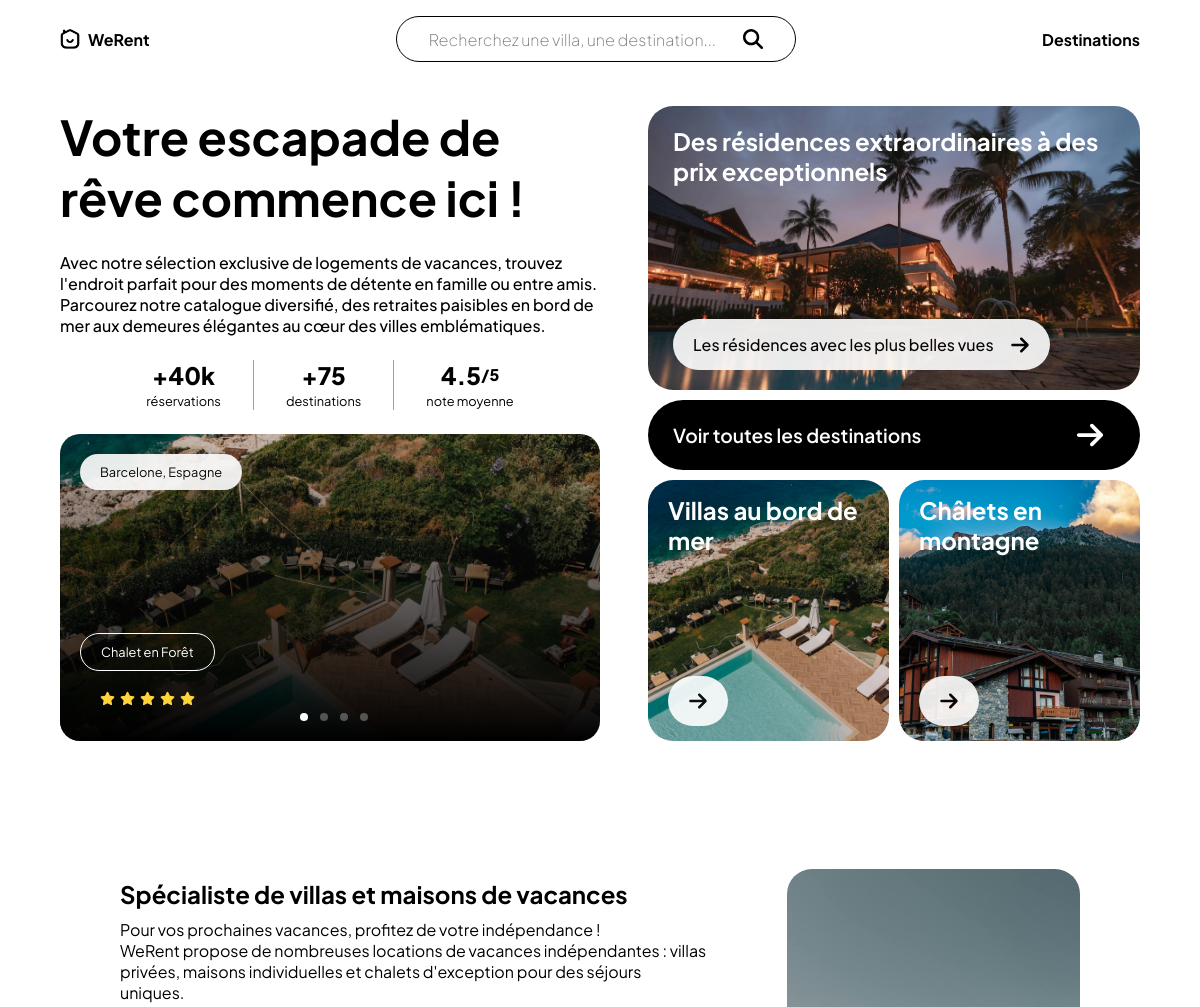
Before: / (upper part) with the older database file.
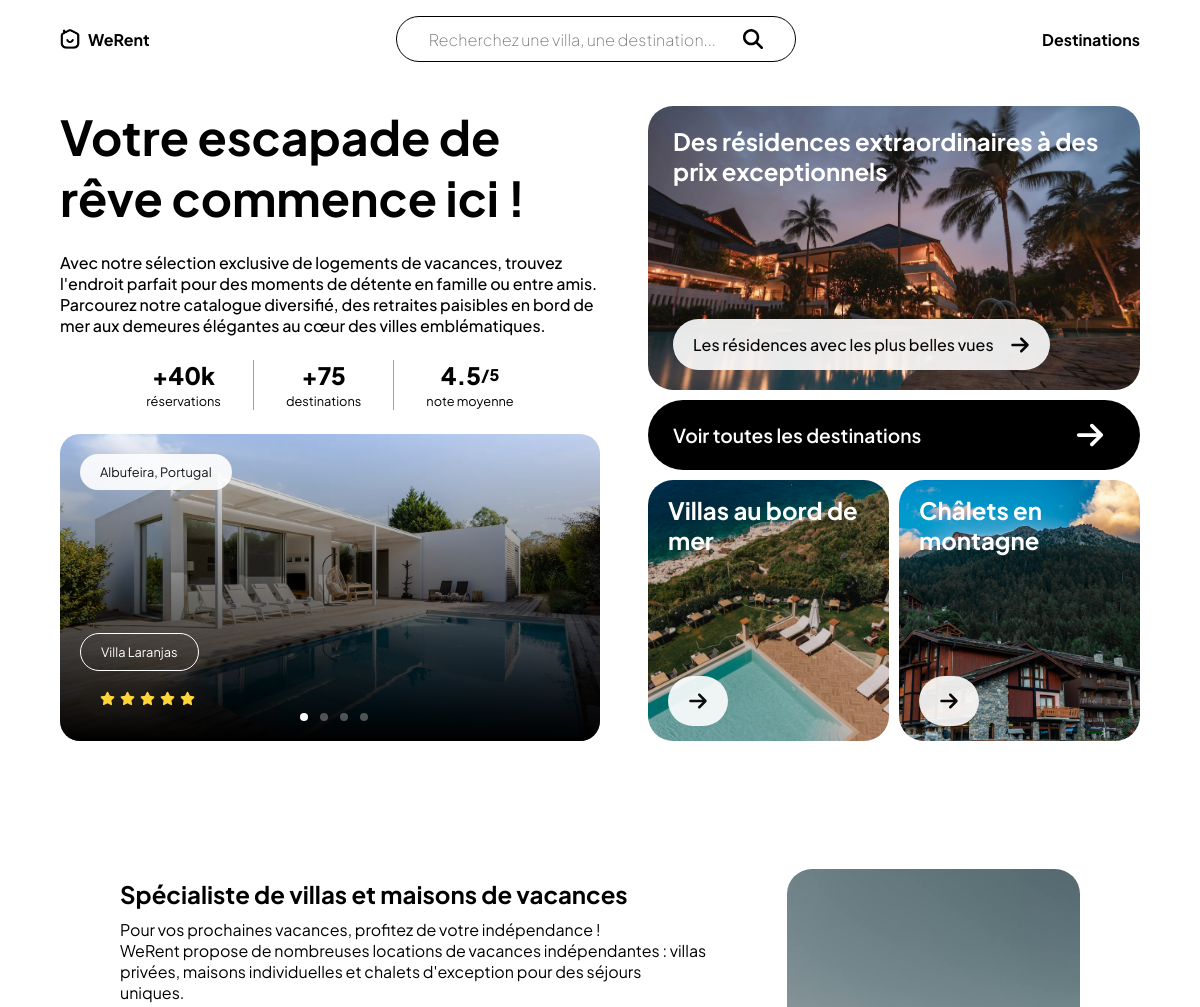
After: the same page with the newer database file.
### tables this page shows
CREATE TABLE `logements` (
  `logementID` int(11) NOT NULL,
  `nom_logement` varchar(255) NOT NULL,
  `type` varchar(50) NOT NULL,
  `description` text NOT NULL,
  `image` text NOT NULL,
  `prix_par_nuit` decimal(10,0) NOT NULL,
  `capacite` int(11) NOT NULL,
  `wifi` tinyint(1) NOT NULL,
  `vue` tinyint(1) NOT NULL,
  `montagne` tinyint(1) NOT NULL,
  `lacs` tinyint(1) NOT NULL,
  `mer` tinyint(1) NOT NULL,
  `animaux` tinyint(1) NOT NULL,
  `baignoire` tinyint(1) NOT NULL,
  `cuisine` tinyint(1) NOT NULL,
  `coord` varchar(255) NOT NULL,
  `destinationextID` int(11) NOT NULL
);

CREATE TABLE `destinations` (
  `destinationID` int(11) NOT NULL,
  `nom_destination` varchar(255) NOT NULL,
  `pays` varchar(255) NOT NULL,
  `continent` enum('Amérique du Sud','Amérique du Nord','Europe','Asie','Afrique','Océanie') NOT NULL
);

### index.php (the view, shortened to what the changed rows need)
<?php
include ('includes/connexion.php');
$sql = "SELECT * FROM logements INNER JOIN destinations ON logements.destinationextID = destinations.destinationID ORDER BY logements.logementID DESC LIMIT 4";
$result = $db->query($sql);
$last = $result->fetchall(PDO::FETCH_ASSOC);
?>
<!DOCTYPE html>
<html lang="fr">
<head>
    <link rel="stylesheet" href="css/style.css">
</head>
<body>
    <header id="homeheader" class="homeheader">
        <div class="leftheader">
            <h1>Votre escapade de rêve commence ici !</h1>
            <div id="slider-wrapper-review">
                <div class="overflow-wrapper">
                    <?php
                    $index = 0;
                    foreach ($last as $row) {
                        $images = explode('+', $row['image']);
                        $image_url = $images[0];
                        $index++;
                        ?>
                        <a href="location.php?id=<?php echo $row['logementID']; ?>" class="slide" id="slide<?php echo $index; ?>-review" style="background: linear-gradient(to bottom, transparent, #000000), url('img/<?php echo $image_url; ?>'); background-position: center">
                            <div class="city">
                                <h6>
                                    <?php echo "{$row['nom_destination']}, {$row['pays']}"; ?>
                                </h6>
                            </div>
                            <div class="word">
                                <h6>
                                    <?php echo $row['nom_logement']; ?>
                                </h6>
                            </div>
                            <div class="review">
                                <img src="img/star.svg" alt="star">
                                <img src="img/star.svg" alt="star">
                                <img src="img/star.svg" alt="star">
                                <img src="img/star.svg" alt="star">
                                <img src="img/star.svg" alt="star">
                            </div>
                        </a>
                        <?php
                    }
                    ?>
                </div>
            </div>
        </div>
    </header>
</body>
</html>

Changed rows visible on the page:
no longer on this page (row edited): logements: destinations.nom_destination "Barcelone", destinations.pays "Espagne", nom_logement "Chalet en Forêt"
added logements: destinations.nom_destination "Albufeira", destinations.pays "Portugal", nom_logement "Villa Laranjas"
